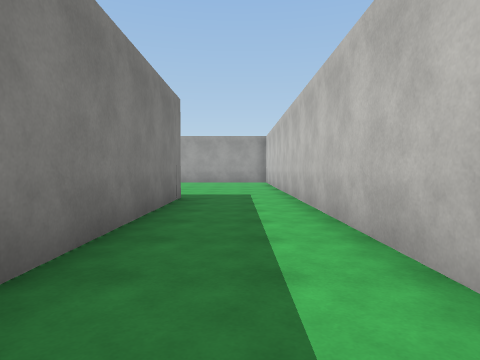
view 1 (above)

24 first-person views from a walk through a scene from a Unity 3-D project. The camera is 1.3 m above the floor, tilts 2° down and sees 75° across. The floor is counted in squares, 2 m on a side. Each view is taken from the middle of a square. On the plan, view 1 faces up. The plan holds only what a view shows up to about 10 squares ahead; the rest is blank. The player character is not drawn. Surface patterns are stand-ins for the level's own textures.

view 2
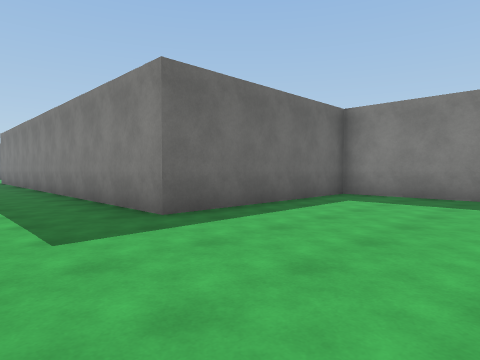

view 3
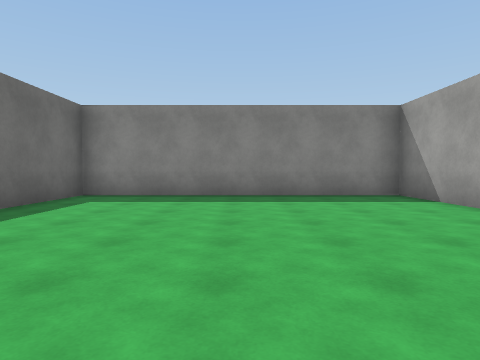

view 4
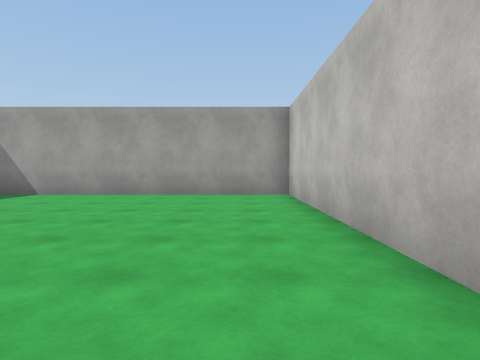

view 5
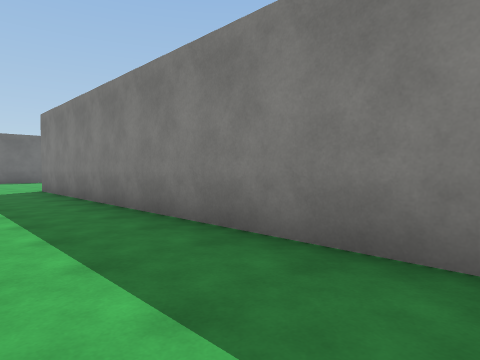

view 6
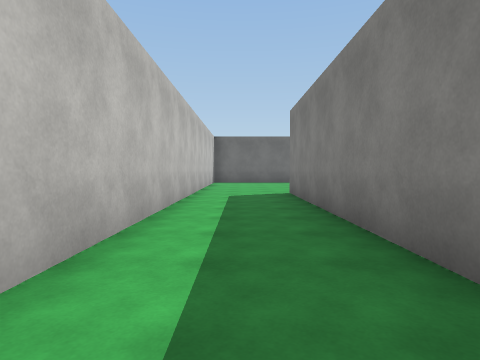

view 7
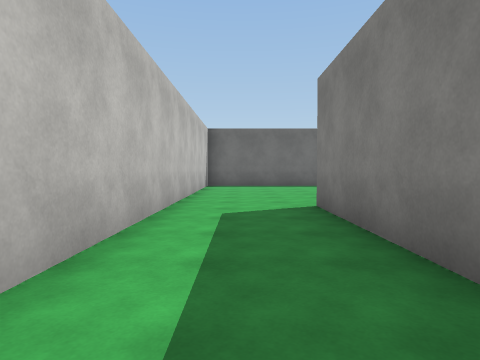

view 8
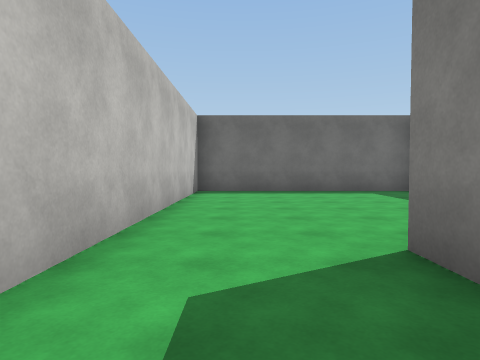

view 9
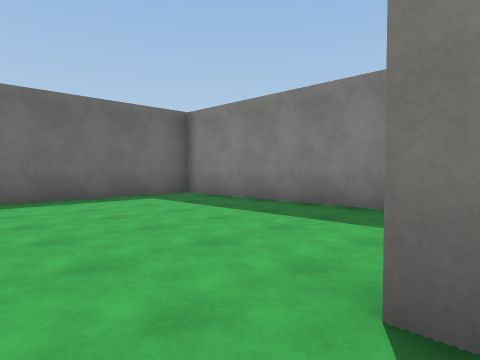

view 10
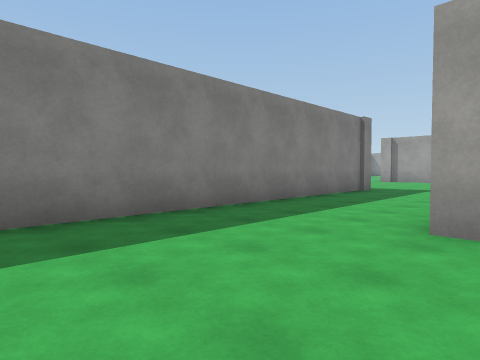

view 11
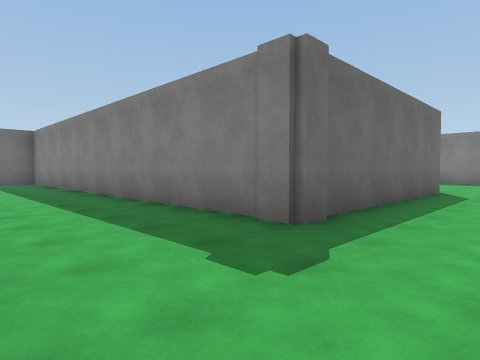

view 12
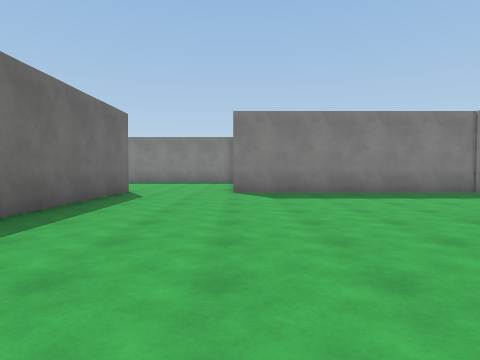

view 13
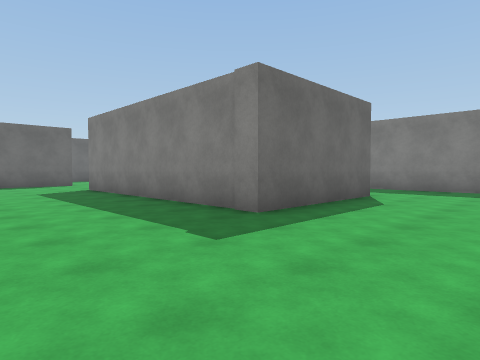

view 14
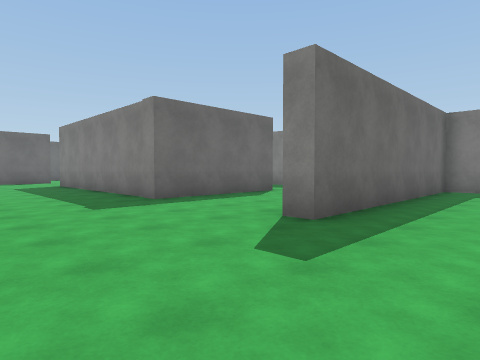

view 15
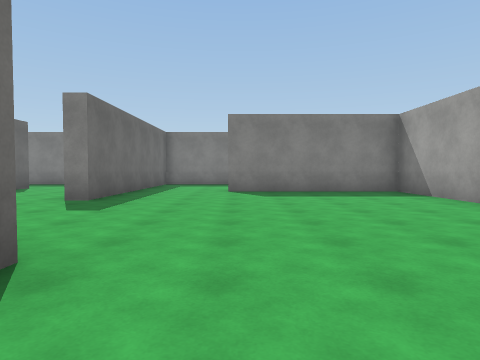

view 16
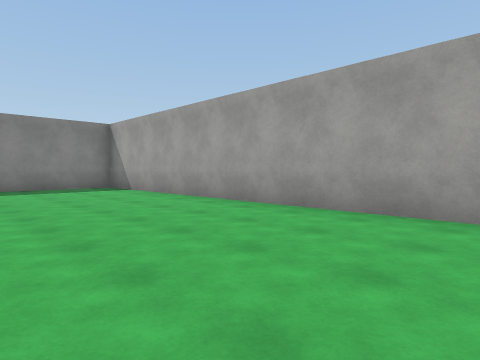

view 17
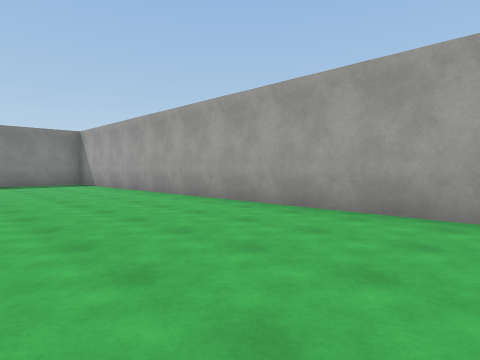

view 18
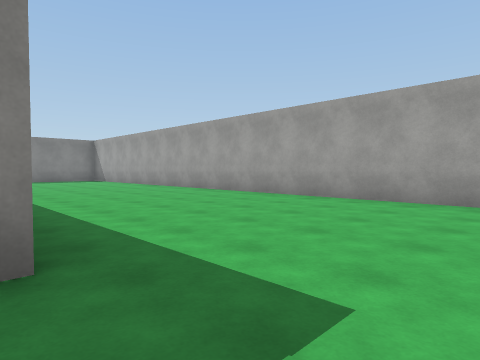

view 19
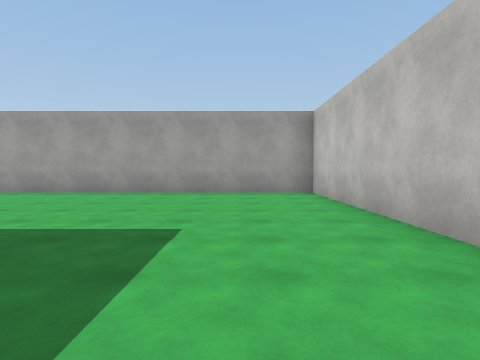

view 20
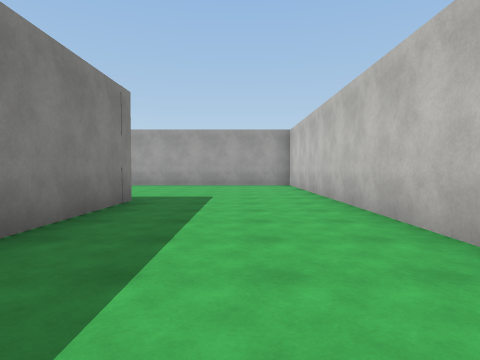

view 21
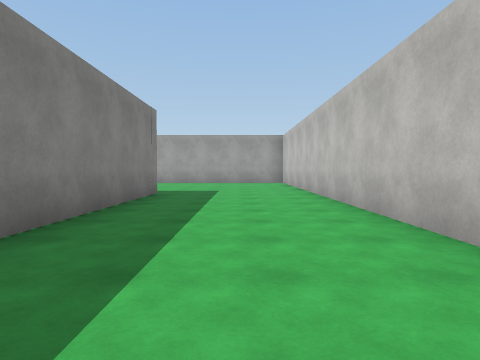

view 22
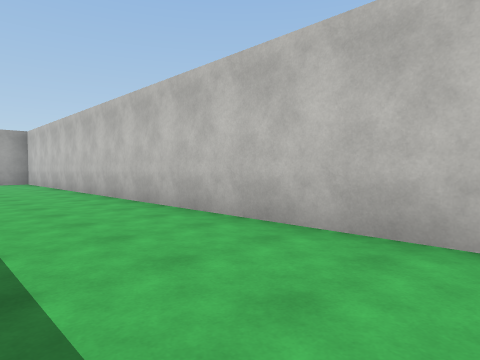

view 23
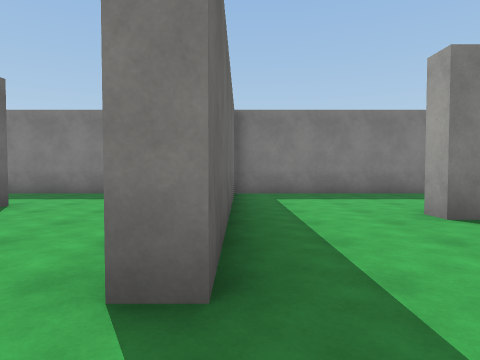

view 24
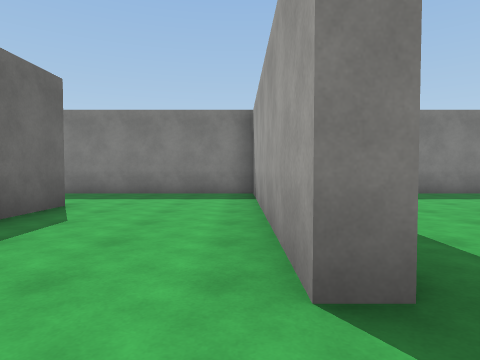

### Floor plan
Points are (right, up) in squares from view 1. A wall is a line through its corners. A room is listed if a view was taken in it or the views show most of it. See-through windows are left out.
Room 1 (views 1, 2, 3, 4, 5, 6, 7, 8, 9)
walls: (1.2, -7.5) (1.2, 15) (-6.8, 15) (-6.8, 7.1) (-1.4, 7.1) (-1.4, -6.5)
ways out: opening at (0.5, -6.5) to room 2
Room 2 (views 10, 11, 12, 13, 14, 15, 16, 17, 18, 19, 20, 21, 22, 23, 24)
walls: (6, 6.4) (6, 21.6) (-14, 21.6) (-14, 16.7) (-14.5, 16.7); (-12, -0.2) (-5.2, -0.2) (-5.2, -13.2) (1.2, -13.2) (1.2, -7.5); (1.8, 15.5) (1.8, 9.9); (-15.6, 9.9) (-11.5, 9.9) (-11.5, 2.8); (-1.4, -6.5) (-1.9, -6.5); (-14.5, 13.9) (-11.5, 13.9) (-11.5, 13.4) (-18.4, 13.4) (-18.4, 9.5)
ways out: opening at (0.5, -6.5) to room 1; opening at (-16.5, 10); opening at (-14, 15.5); opening at (-11.5, 1.5)

Where each view was taken, in squares from view 1:
view 1: 0 up, 0 right, facing up
view 2: 11 up, 1 right, facing down-left
view 3: 11 up, 1 right, facing left
view 4: 7 up, 0 right, facing up
view 5: 4 up, 1 right, facing down-left
view 6: 2 up, 0 right, facing down
view 7: 1 down, 0 right, facing down
view 8: 4 down, 0 right, facing down
view 9: 6 down, 0 right, facing down-left
view 10: 10 down, 1 left, facing up-left
view 11: 2 up, 2 left, facing down-left
view 12: 3 up, 3 left, facing left
view 13: 13 up, 8 left, facing down-left
view 14: 16 up, 8 left, facing down-left
view 15: 17 up, 5 left, facing left
view 16: 17 up, 3 left, facing up-left
view 17: 17 up, 0 right, facing up-left
view 18: 15 up, 4 right, facing up-left
view 19: 13 up, 4 right, facing up
view 20: 9 up, 4 right, facing up
view 21: 7 up, 4 right, facing up
view 22: 6 up, 3 right, facing up-right
view 23: 14 up, 10 left, facing left
view 24: 13 up, 10 left, facing left
